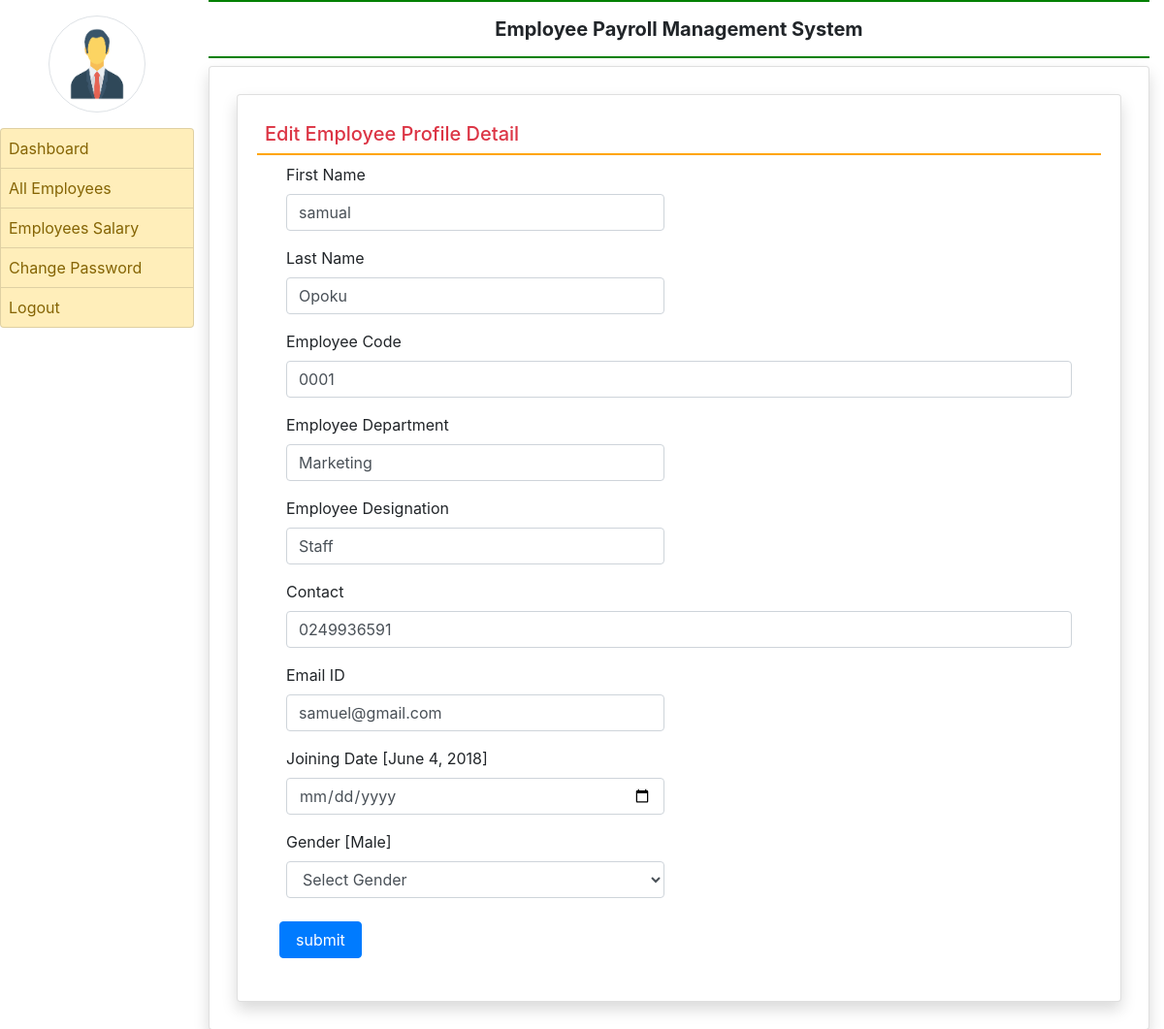
The page /edit_profile/5 (signed in) on the database its author committed.
### employee/models.py (models this page shows, shortened)
class EmployeeDetail(models.Model):
    objects = None
    user = models.ForeignKey(User, on_delete=models.CASCADE)
    empcode = models.CharField(max_length=50)
    empdept = models.CharField(max_length=100, null=True)
    designation = models.CharField(max_length=100, null=True)
    contact = models.CharField(max_length=15, null=True)
    gender = models.CharField(max_length=50, null=True)
    joiningdate = models.DateField(null=True)

### employee/views.py (the view, shortened to what this page needs)
# urls.py: path('edit_profile/<int:pid>', edit_profile, name='edit_profile'),
def edit_profile(request, pid):
    if not request.user.is_authenticated:
        return redirect('admin_login')
    error = ""
    employee = EmployeeDetail.objects.get(id=pid)
    return render(request, 'edit_profile.html', locals())

### employee/templates/edit_profile.html (shortened to what this page needs)
{% extends 'admin_base.html' %}
{% block main %}
<div class="card shadow m-2">
    <div class="card-body">
        <h5 class="p-2 text-danger" style="border-bottom : 2px solid orange ">Edit Employee Profile Detail</h5>
        <div class="container-fluid">
            <form method="post">
                <div class="for-row">
                    <div class="col-sm-6">
                        <div class="form-group">
                            <label>First Name</label>
                            <input type="text" name="firstname" class="form-control" placeholder="Enter First Name" pattern="[A-Za-z]+" value="{{employee.user.first_name}}">
                        </div>
                    </div>
                    <div class="col-sm-6">
                        <div class="form-group">
                            <label>Last Name</label>
                            <input type="text" name="lastname" class="form-control" placeholder="Enter Last Name" pattern="[A-Za-z]+" value="{{employee.user.last_name}}">
                        </div>
                    </div>
                    <div class="col-sm-12">
                        <div class="form-group">
                            <label>Employee Code</label>
                            <input type="text" name="empcode" class="form-control" placeholder="Enter Employee Code" pattern="[0-9]+" value="{{employee.empcode}}">
                        </div>
                    </div>
                     <div class="col-sm-6">
                        <div class="form-group">
                            <label>Employee Department</label>
                            <input type="text" name="department" class="form-control" placeholder="Department" value="{{employee.empdept}}">
                        </div>
                    </div>
                    <div class="col-sm-6">
                        <div class="form-group">
                            <label>Employee Designation</label>
                            <input type="text" name="designation" class="form-control" placeholder="Designation" value="{{employee.designation}}">
                        </div>
                    </div>
                    <div class="col-sm-12">
                        <div class="form-group">
                            <label>Contact</label>
                            <input type="text" name="contact" class="form-control" placeholder="contact Number" value="{{employee.contact}}">
                        </div>
                    </div>
                    <div class="col-sm-6">
                        <div class="form-group">
                            <label>Email ID</label>
                            <input type="email" name="emailid" class="form-control" placeholder="Email Address" value="{{employee.user.username}}">
                        </div>
                    </div>
                    <div class="col-sm-6">
                        <div class="form-group">
                            <label>Joining Date [{{employee.joiningdate}}]</label>
                            <input type="date" name="jdate" class="form-control" >
                        </div>
                    </div>
                    <div class="col-sm-6">
                        <div class="form-group">
                            <label>Gender [{{employee.gender}}]</label>
                            <select name="gender" class="form-control">
                                <option value="none">Select Gender</option>
                            </select>
                        </div>
                    </div>
                </div>
                <input type="submit" value="submit" class="m-2 px-3 btn btn-primary">
            </form>
        </div>
    </div>
</div>
{% endblock %}

### rows shown on the page
EmployeeDetail: firstname "samual", lastname "Opoku", empcode "0001", department "Marketing", designation "Staff", contact "0249936591", emailid "samuel@gmail.com", joiningdate "June 4, 2018", gender "Male"
